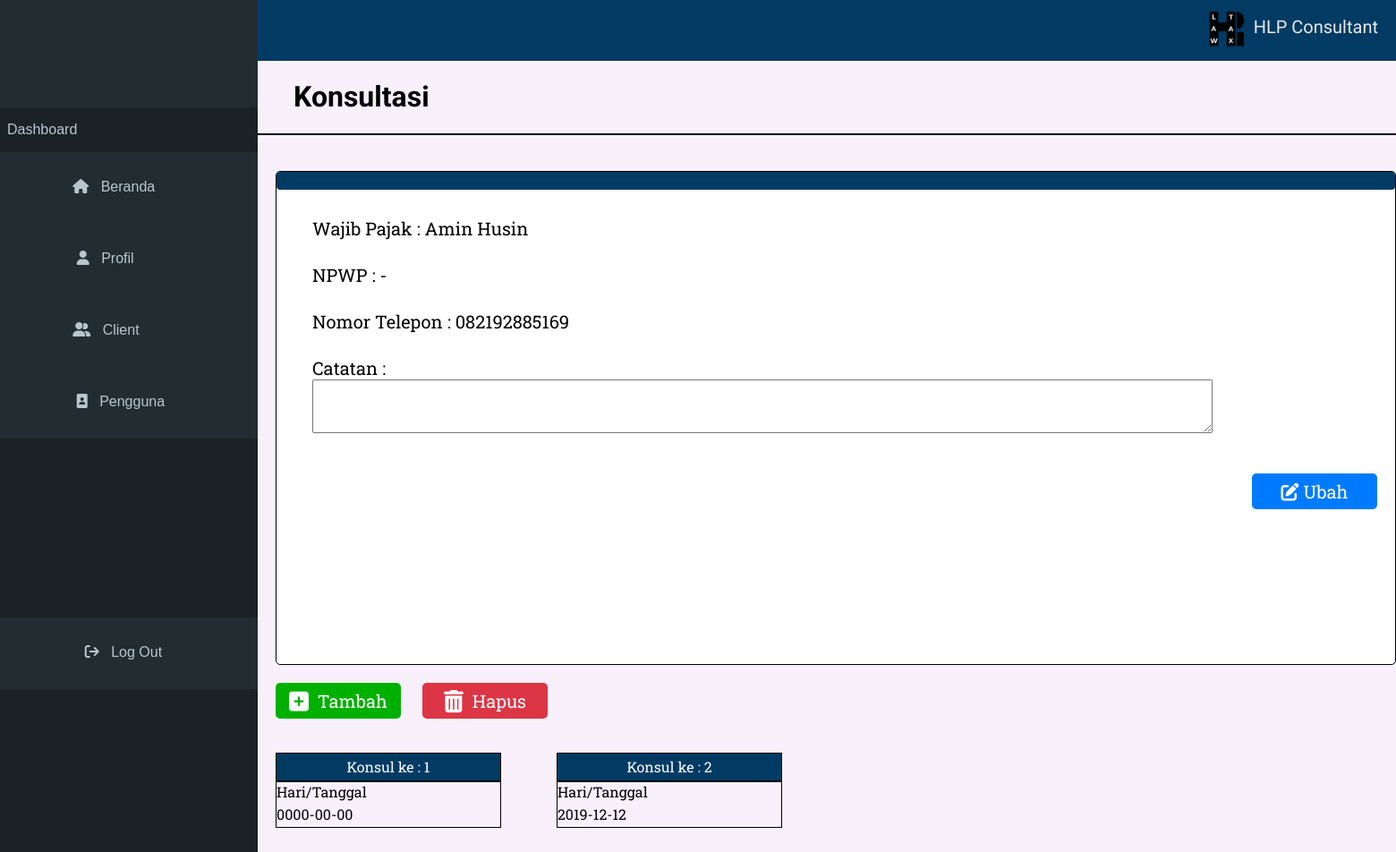
Screenshot of /previewklien.php?id=23 with the database file from the repository.
### tables this page shows
CREATE TABLE `klien` (
  `id` int(11) NOT NULL,
  `wajibpajak` varchar(255) NOT NULL,
  `npwp` varchar(255) NOT NULL,
  `notelp` varchar(12) NOT NULL,
  `catatan` mediumtext NOT NULL
);

CREATE TABLE `konsultasi` (
  `id_konsul` int(11) NOT NULL,
  `id_klien` int(11) NOT NULL,
  `konsul_ke` int(11) NOT NULL,
  `hari_tanggal` date NOT NULL,
  `Tujuan` varchar(255) NOT NULL,
  `hasil_konsul` mediumtext NOT NULL,
  `catatan_konsul` mediumtext NOT NULL
);

### koneksi.php (called while the page is built, shortened)
<?php
$koneksi = mysqli_connect("localhost","root","","db_test");
function query($query){
	global $koneksi;
    $result = mysqli_query($koneksi, $query);
	$rows = [];
	while($data = mysqli_fetch_assoc($result)){
		$rows[] = $data;
	}
	return $rows;
}
?>

### previewklien.php (the view, shortened to what this page needs)
<?php
require 'koneksi.php';
$id = $_GET["id"];
$client = query("SELECT * FROM klien WHERE id = $id")[0];
$konsul = query("SELECT * FROM konsultasi inner join  klien ON konsultasi.id_klien=klien.id WHERE id_klien='$id'");
?>
<!DOCTYPE html>
<html lang="en">
    <head>
        <link rel="stylesheet" href="https://cdnjs.cloudflare.com/ajax/libs/font-awesome/6.0.0/css/all.min.css">
		<link rel="stylesheet" href="./css/main.css">
        <link rel="stylesheet" href="./css/preview-client-style.css">
    </head>
<body>
<?php include("sidebar-admin.php") ?>
         <div class="main-content-wrapper">
            <div class="main-content">
                <div class="bot-border">
                <h1>Konsultasi</h1>
                </div>
                <div class="form-wrapper">
                    <div class="form-header"></div>
                    <div class="form-content">
                        Wajib Pajak :
                         <label for=""><?= $client ["wajibpajak"];  ?></label> <br><br>
                        NPWP :
                        <label for=""><?= $client ["npwp"];  ?></label> <br><br>
                        Nomor Telepon :
                        <label for=""><?= $client ["notelp"];  ?></label> <br><br>
                        Catatan : <br>
                        <textarea class="input-lg" row="6" onfocus="this.blur()" readonly="readonly" placeholder="<?= $client ["catatan"];  ?>"></textarea><br>
                        <div class="button-wrapper">
                            <a href="ubahklien.php?id=<?= $client["id"]; ?>"><div class="button-edit"><i class="fa-solid fa-pen-to-square"></i>&nbsp;Ubah</div></a>
                        </div>
                    </div>
                </div>
                <div class="btn-outer-wrapper">
                <a href="tambahkonsul.php?id=<?= $client["id"]; ?>"><div class="button-tambah"><i class="fa-solid fa-square-plus fa-lg"></i>&nbsp;&nbsp;Tambah</div></a>
                <a href="#"><div class="button-hapus"><i class="fa-solid fa-trash-can fa-lg"></i>&nbsp;&nbsp;Hapus</div></a>
                </div><br>
        <div class="tabel-wrap">
    <?php
     foreach ($konsul as $data) : ?>
     <div class="tabel">
     <div class="tabel-header"><a href="previewkonsul.php?id_konsul=<?= $data["id_konsul"]; ?>">Konsul ke :
        <?= $data['konsul_ke']; ?></a></div>
        <div class="tabel-list">Hari/Tanggal</div>
        <div class="tabel-bot"> <?= $data['hari_tanggal']; ?></div>
     </div>
     <?php endforeach; ?></div>
    <br><br>
</body>
</html>

### css/main.css (style rules this page uses)
body { background-color: #f8f0fa; }
a { text-decoration: none; }
.main-content { height: 100%; min-height: 707px; margin-right: -8px; padding-left: 300px; }
.main-content h1 { font-family: 'Roboto'; }

### css/preview-client-style.css (style rules this page uses)
.bot-border { border-bottom: 2px solid black; width: calc(100%-100px); padding-left: 120px; margin-left: -100px; }
.form-wrapper { height:550px; background-color: white; width: 1250px; border: 1px solid black; margin-top: 40px; border-radius: 5px; font-family: 'Roboto Slab'; font-size: 20px; }
.form-header { background-color: #013B64; height: 20px; width: 100%; color: white; border-radius: 4px; line-height: 60px; font-size: 30px; }
.form-content { margin-top: 30px; margin-left: 40px; font-size: 20px; }
a { color: white; }
.input-lg { width: 1000px; height: auto; font-size: 24px; color: black; }
textarea.input-lg { overflow: hidden; }
.input-lg::placeholder { color: black; }
[readonly='readonly'] { pointer-events: none; }
.button-wrapper { float: right; }
.button-edit { display: inline-block; text-align: center; line-height: 40px; font-family: 'Roboto Slab'; font-size: 20px; border-radius: 5px; color: white; background-color: #007BFF; height: 40px; width: 140px; margin-top: 40px; margin-right: 20px; }
.button-tambah { display: inline-block; text-align: center; line-height: 40px; font-family: 'Roboto Slab'; font-size: 20px; border-radius: 5px; color: white; background-color: #00B000; height: 40px; width: 140px; margin-top: 20px; margin-right: 20px; }
.button-hapus { display: inline-block; text-align: center; line-height: 40px; font-family: 'Roboto Slab'; font-size: 20px; border-radius: 5px; color: white; background-color: #DC3545; height: 40px; width: 140px; margin-top: 20px; margin-right: 20px; }
.tabel { display: inline-block; width:250px; height: 80px; border-bottom:none; font-family: 'Roboto Slab'; margin-top: 20px; padding-right: 60px; }
.tabel-header { background-color: #013B64; height: 30px; width: 100%; text-align: center; color: white; line-height: 30px; border: 1px solid black; }
.tabel-list { height: 25px; width:100%; border: 1px solid black; border-bottom: none; }
.tabel-bot { height: 25px; width:100%; border: 1px solid black; border-top: none }

### rows the page displays
klien: wajibpajak "Amin Husin", npwp "-", notelp "082192885169"
konsultasi: konsul_ke "1", hari_tanggal "0000-00-00"
konsultasi: konsul_ke "2", hari_tanggal "2019-12-12"
